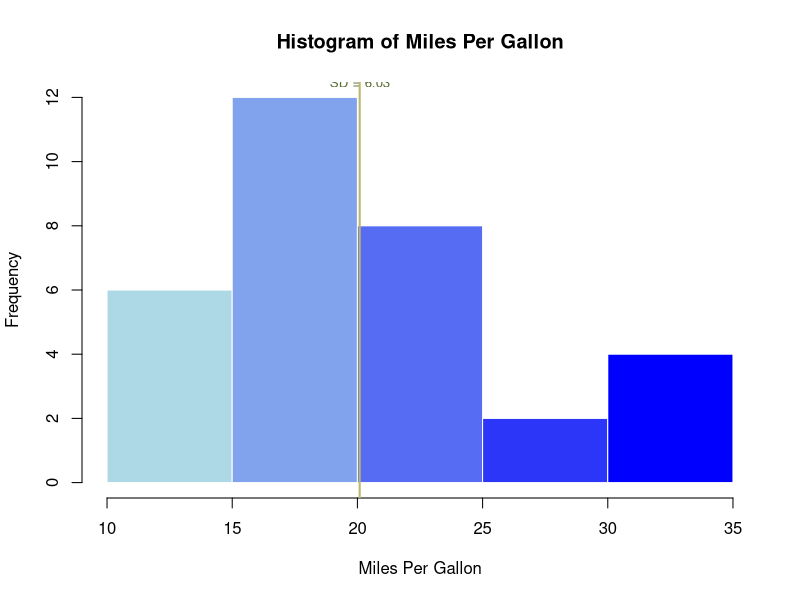

Write R code to recreate this figure.
#Create a histogram of the miles per gallon (mpg) in the mtcars dataset. 
#Use different shades of blue to represent the frequency of each bin. 
#Add appropriate title and labels to the plot. Calculate and display the 
#mean and standard deviation of mpg on the plot.


data(mtcars)

mean_mpg <- mean(mtcars$mpg)
sd_mpg <- sd(mtcars$mpg)

hist(mtcars$mpg, breaks = 5, col = colorRampPalette(c('lightblue','blue'))(5),
     main = 'Histogram of Miles Per Gallon',
     xlab = 'Miles Per Gallon',
     ylab = 'Frequency', border = 'white')

text(x = mean_mpg, y = max(hist(mtcars$mpg, plot = FALSE)$counts),
     labels = paste('Mean =', round(mean_mpg, 2), '\nSD =', round(sd_mpg, 2)),
     pos = 3, cex = 0.8, col = 'darkolivegreen')

abline(v = mean_mpg, lwd = 2, col = 'darkkhaki')